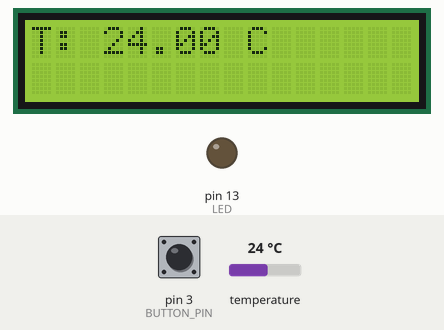
This sketch was run on a simulated Arduino Uno, built with avr-gcc and run on an emulated ATmega328P. Shown: 16×2 character LCD, output pins drawn as LEDs (lit = HIGH). The inputs (shaded band) are chosen by the test bench; at power-on: temperature 24 °C, pin 3 (BUTTON_PIN) HIGH.

Above: at 2.3 s.
2.4 s: temperature set to 21.9 °C
At 3.1 s:
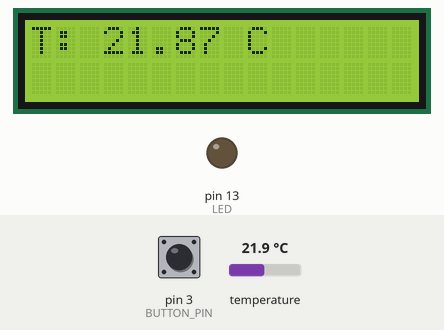
4.2 s: temperature set to 20.3 °C
At 6.5 s:
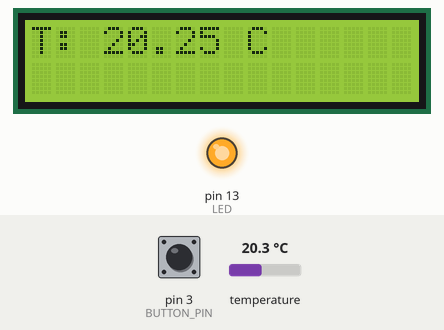
8.4 s: pin 3 (BUTTON_PIN) pulled LOW for 1.3 s
At 10.3 s:
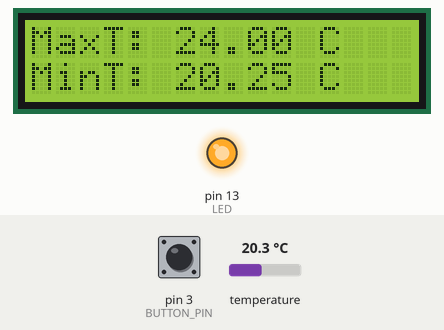
12.2 s: temperature set to 0 °C
At 13.5 s:
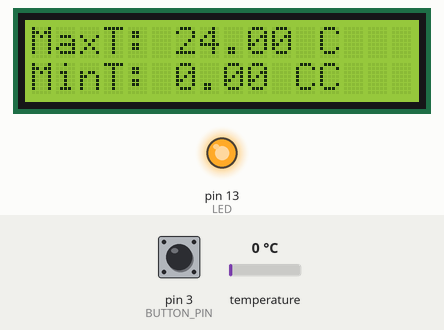
15.2 s: pin 3 (BUTTON_PIN) pulled LOW for 1.3 s
At 16.6 s:
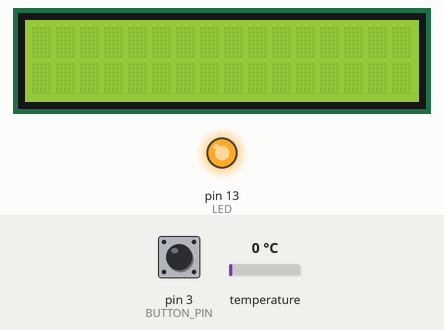
18.2 s: temperature set to 22.2 °C
At 19.5 s:
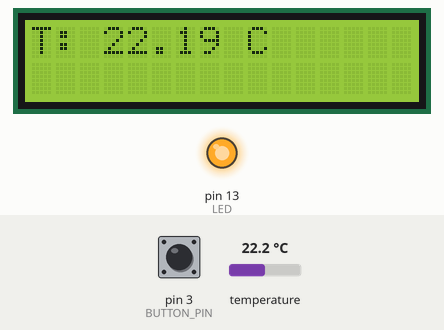
20.2 s: temperature set to 23.6 °C
Timing chart, 0 to 23.2 s (numbered marks = the images above; inputs shaded):
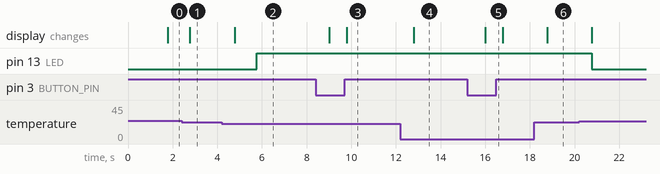

The sketch:

TempLogger_LCD_I2C_MAX-MIN-T.ino
```cpp
#include <OneWire.h>
#include <Wire.h>
#include <DallasTemperature.h>
#include <LiquidCrystal_PCF8574.h>
#define ONE_WIRE_BUS 2
#define LED 13
#define BUTTON_PIN 3

OneWire oneWire(ONE_WIRE_BUS);
DallasTemperature sensors(&oneWire);
LiquidCrystal_PCF8574 lcd(0x27);

unsigned long prevMillisSensors = 0;
unsigned long prevMillisBlink = 0;
const long sensorsInterval = 1000;
const long blinkingInterval = 500;

bool ledState = false;
bool isBlinking = false;
volatile bool buttonPressed = false;
int displayMode = 0;
bool lastButtonState = HIGH;

float tempCMin = 127.00;
float tempCMax = -127.00;


void setup() {
  sensors.begin();
  pinMode(LED, OUTPUT);
  pinMode(BUTTON_PIN, INPUT);
  attachInterrupt(digitalPinToInterrupt(BUTTON_PIN), handleButton, FALLING);

  lcd.begin(16, 2);
  lcd.setBacklight(50);
  lcd.clear();
  lcd.print("Loading...");
}

void handleButton() {
  buttonPressed = true;
}

void loop() {

  unsigned long currentMillis = millis();
  if (currentMillis - prevMillisSensors >= sensorsInterval) {
   prevMillisSensors = currentMillis;

  if (buttonPressed) {
    buttonPressed = false;
    displayMode++;
    if (displayMode > 1) displayMode = 0;
    lcd.clear();
  }
  sensors.requestTemperatures();
  float tempC = sensors.getTempCByIndex(0);

  if (tempC < tempCMin) {
    tempCMin = tempC;
    } if (tempC > tempCMax) {
    tempCMax = tempC;
    }
    lcd.setCursor(0, 0);
  if (displayMode == 0) {
    lcd.print("T: ");
    lcd.print(tempC);
    lcd.print(" C");
  } else if (displayMode == 1) {
    lcd.print ("MaxT: ");
    lcd.print (tempCMax);
    lcd.print (" C");
    lcd.setCursor (0, 1);
    lcd.print ("MinT: ");
    lcd.print (tempCMin);
    lcd.print (" C");
  }

  if (tempC <= 21.0) {
    isBlinking = true;
  } else if (tempC >= 23.0) {
    isBlinking = false;
  }

  if (tempC >= 30.0) {
    digitalWrite(LED, HIGH);
    ledState = true;
  } else if (tempC <= 28.0) {
    digitalWrite(LED, LOW);
    ledState = false;
    }
      }
      if (isBlinking) {
    if (currentMillis - prevMillisBlink >= blinkingInterval) {
      prevMillisBlink = currentMillis;

      ledState = !ledState;
      digitalWrite(LED, ledState);
    }
    }
  }
```

Measured:
- the behaviour switches between 21.1 and 21 °C on temperature (found by bisection; images 1 and 2)
- after the input at 2.4 s, the display: changes after 0.38 s (image 1)
- after the input at 4.2 s, pin 13 (LED): LOW → HIGH after 1.6 s; the display: changes after 0.58 s (image 2)
- after the input at 8.4 s, the display: first changes after 0.61 s (image 3 shows a later state)
- after the input at 12.2 s, the display: changes after 0.59 s (image 4)
- after the input at 15.2 s, the display: changes after 0.81 s (image 5)
- after the input at 18.2 s, the display: changes after 0.58 s (image 6)
- after the input at 20.2 s, pin 13 (LED): HIGH → LOW after 0.58 s
